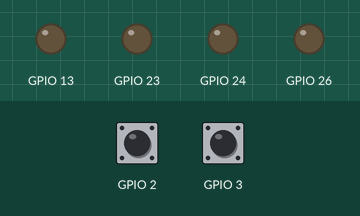
A program run on a simulated Raspberry Pi (BCM pin numbers). Shown: output pins drawn as LEDs (lit = HIGH). Inputs (shaded band) come from the test bench; at power-on: GPIO 2 HIGH, GPIO 3 HIGH. What the program prints to the terminal is not drawn.

Above: at 1.2 s.
1.3 s: GPIO 2 pulled LOW for 0.15 s
At 2.5 s:
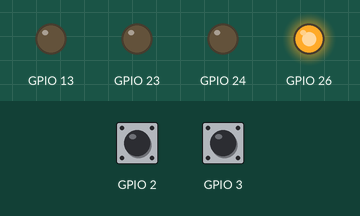
3.3 s: GPIO 2 pulled LOW for 1 s
At 5.5 s:
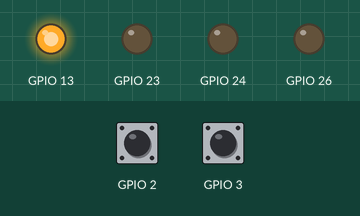
6.2 s: GPIO 2 pulled LOW for 0.15 s
At 7.4 s:
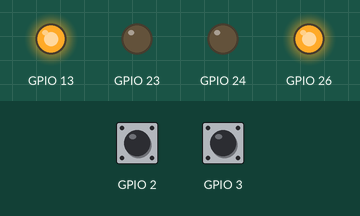
8.2 s: GPIO 2 pulled LOW for 3.2 s
At 12.1 s:
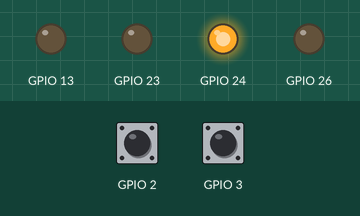
13.3 s: GPIO 2 pulled LOW for 0.15 s
At 15.0 s:
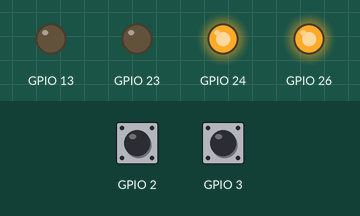
15.3 s: GPIO 2 pulled LOW for 1 s
At 17.0 s:
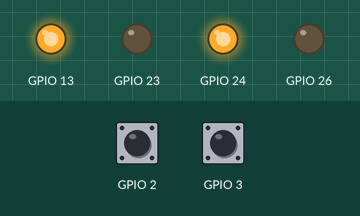
Timing chart, 0 to 18.5 s (numbered marks = the images above; inputs shaded):
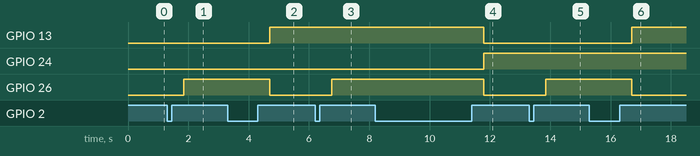

Measured:
- after the input at 1.3 s, GPIO 26: LOW → HIGH after 0.55 s
- after the input at 3.3 s, GPIO 13: LOW → HIGH after 1.4 s; GPIO 26: HIGH → LOW after 1.4 s
- after the input at 6.2 s, GPIO 26: LOW → HIGH after 0.55 s
- after the input at 8.2 s, GPIO 13, GPIO 26: HIGH → LOW after 3.6 s; GPIO 24: LOW → HIGH after 3.6 s
- after the input at 13.3 s, GPIO 26: LOW → HIGH after 0.55 s
- after the input at 15.3 s, GPIO 13: LOW → HIGH after 1.4 s; GPIO 26: HIGH → LOW after 1.4 s

The program:

ej2.py
```python
import RPi.GPIO as GPIO
import time

led=[23,24,13,26]

bootons=[2,3]

class counter:
	def __init__(self,leds,buttons):
		self.count=0
		self.pinleds=leds
		self.botones=buttons
		GPIO.setwarnings(False)
		GPIO.setmode(GPIO.BCM)

		for pin in leds:
			GPIO.setup(pin,GPIO.OUT)

		for pin in buttons:
			GPIO.setup(pin,GPIO.IN,pull_up_down=GPIO.PUD_UP)

	def add (self):
		if(self.count<=14):
			self.count=self.count+1
		else:
			self.count=0
		#print(self.count)

	def less (self):
		if(self.count==0):
			self.count=0
		else:
			self.count=self.count-1
		#print(self.count)


	def refresh(self):
		if(GPIO.input( self.botones[0] ) == GPIO.LOW):
			while True:
				if(GPIO.input( self.botones[0] ) == GPIO.HIGH):
					self.add()
					time.sleep(0.4)
					break

		elif(GPIO.input( self.botones[1] ) == GPIO.LOW):
			while True:
				if(GPIO.input( self.botones[1] ) == GPIO.HIGH):
					self.less()
					time.sleep(0.4)
					break

		print("DECIMAL: ",self.count)
		print("HEX: ",hex(self.count))
		outs=format(self.count,"b")
		outs=outs.zfill(len(self.pinleds))#outs=outs.zfill(4)
		print("BIN: ",outs)

		flag=0
		for pin in self.pinleds:
			GPIO.output(pin,int(outs[flag]))
			flag=flag+1


counter1=counter(led,bootons)
while True:
	counter1.refresh()
```
